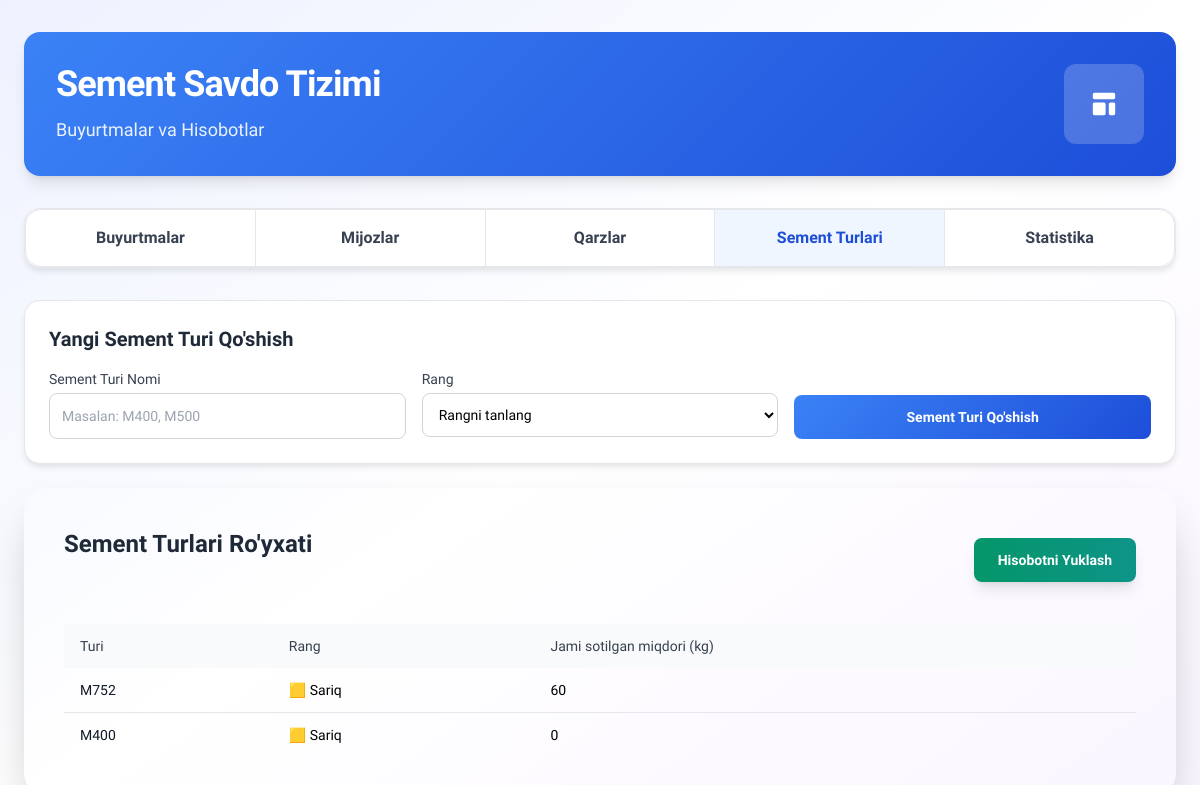
The app's page /cement-type/ (signed in), older data.
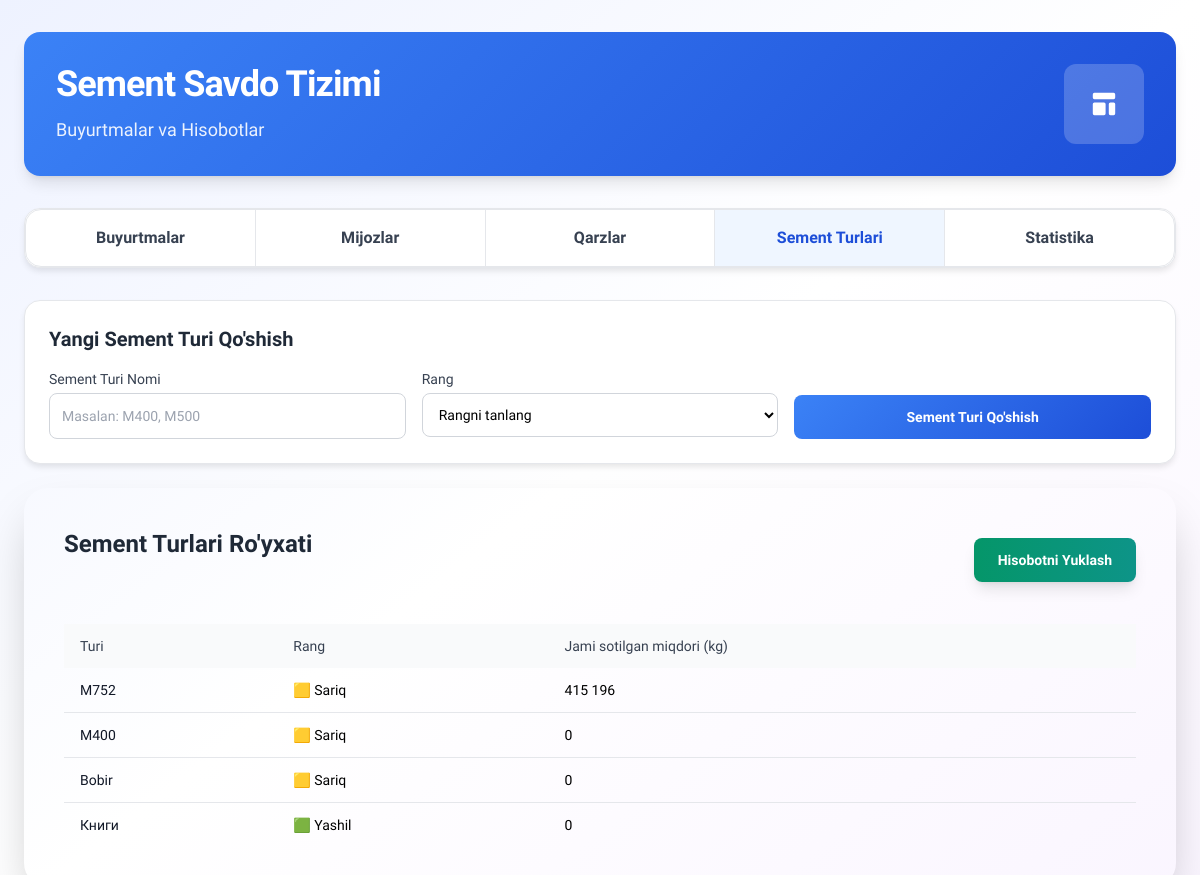
The same page, newer data.
### finance/models.py (models this page shows, shortened)
class CementType(models.Model):
    class ColorChoices(models.TextChoices):
        BLUE = '🟦', "🟦 Ko'k"
        GREEN = '🟩', "🟩 Yashil"
        RED = "🟥", "🟥 Qizil"
        YELLOW = "🟨", "🟨 Sariq"
    name = models.CharField(max_length=50)
    color = models.CharField(max_length=10, choices=ColorChoices)
    class Meta:
        db_table = 'cement_types'
        verbose_name = 'Cement Type'
        verbose_name_plural = 'Cement Types'

### finance/views.py (the view, shortened to what this page needs)
# urls.py: path('cement-type/', CementTypeView.as_view(), name='cement_type'),
class CementTypeView(LoginRequiredMixin, View):
    template_name = 'cement_type.html'
    def get(self, request):
        cement_types = CementType.objects.annotate(
            total_quantity=models.Sum('orders__quantity')
        )
        return render(request, self.template_name, context={
            'cement_types': cement_types,
            'colors': CementType.ColorChoices,
            'page': 'cement_type',
        })

### finance/templatetags/custom_filters.py (called while the page is built)
@register.filter
def format_currency(value):
    if value is None:
        return ''
    try:
        value = float(value)
        return '{:,.0f}'.format(value).replace(',', ' ')
    except (ValueError, TypeError):
        return value

### templates/cement_type.html (shortened to what this page needs)
{% extends "base.html" %}
{% load custom_filters %}
{% block content %}
        <div id="cementContent" class="tab-content">
            <div class="modern-card rounded-2xl p-6 mb-6 card-hover">
                <h2 class="text-xl font-bold text-gray-800 mb-4">Yangi Sement Turi Qo'shish</h2>
                <form action="{% url 'cement_type' %}" method="POST" class="grid grid-cols-1 md:grid-cols-3 gap-4">
                    <div>
                        <label class="block text-sm font-medium text-gray-700 mb-1">Sement Turi Nomi</label>
                        <input required type="text" name="name" id="cementType" class="w-full p-3 border border-gray-300 rounded-lg focus:ring-2 focus:ring-indigo-500 focus:border-indigo-500 bg-white transition-all duration-300 text-sm" placeholder="Masalan: M400, M500">
                    </div>
                    <div>
                        <label class="block text-sm font-medium text-gray-700 mb-1">Rang</label>
                        <select required id="cementColor" name="color" class="w-full p-3 border border-gray-300 rounded-lg focus:ring-2 focus:ring-indigo-500 focus:border-indigo-500 bg-white transition-all duration-300 text-sm">
                            <option value="">Rangni tanlang</option>
                        </select>
                    </div>
                    <div class="flex items-end">
                        <button type="submit" class="w-full gradient-bg text-white py-3 px-4 rounded-lg hover:shadow-lg transition-all duration-300 font-bold text-sm">Sement Turi Qo'shish</button>
                    </div>
                </form>
            </div>
            <div id="cementList" class="glass-card rounded-3xl shadow-2xl p-10 card-hover">
                <div class="flex justify-between items-center mb-8">
                    <h3 class="text-2xl font-bold text-gray-800 mb-8">Sement Turlari Ro'yxati</h3>
                    <button onclick="generatePDF()" class="bg-gradient-to-r from-emerald-600 to-teal-600 text-white px-6 py-3 rounded-lg hover:from-emerald-700 hover:to-teal-700 transition-all duration-300 font-bold text-sm shadow-lg">Hisobotni Yuklash</button>
                </div>
                <div class="overflow-x-auto">
                    <table class="w-full table-auto">
                        <thead class="bg-gray-50">
                            <tr>
                                <th class="px-4 py-3 text-left text-sm font-medium text-gray-700">Turi</th>
                                <th class="px-4 py-3 text-left text-sm font-medium text-gray-700">Rang</th>
                                <th class="px-4 py-3 text-left text-sm font-medium text-gray-700">Jami sotilgan miqdori (kg)</th>
                            </tr>
                        </thead>
                        <tbody id="cementTable" class="divide-y divide-gray-200">
                            {% for cement_type in cement_types %}
                                <tr>
                        <td class="px-4 py-3 text-sm text-gray-900">{{ cement_type.name }}</td>
                        <td class="px-4 py-3 text-sm">
                            {{ cement_type.get_color_display }}
                        </td>
                        <td class="px-4 py-3 text-sm"> {{ cement_type.total_quantity | default:0 | format_currency }}</td>
                    </tr>
                            {% empty %}
                                <tr>
                                    <td colspan="2" class="px-4 py-3 text-sm text-gray-500 text-center">Hozircha sement turlari mavjud emas</td>
                                </tr>
                            {% endfor %}
                        </tbody>
                    </table>
                </div>
            </div>
        </div>
{% endblock %}

Row changes from the older to the newer data that the page shows:
computed for CementType (number 1 of 4 on the later page): total_quantity "60" → "415 196"
added CementType: name "Bobir", color "🟨 Sariq", total_quantity "0"
added CementType: name "Книги", color "🟩 Yashil", total_quantity "0"
